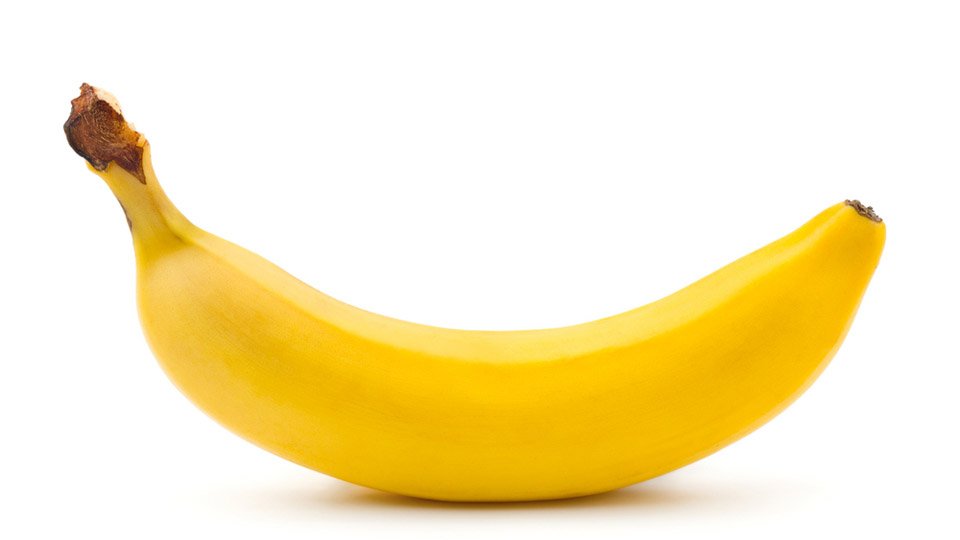
#> input picture examples/banana_example.jpg, 960 x 540 px
$ jupyter execute 02-filtracion.ipynb   (older library calls are emulated)
#> lines starting #> are read from the running program, lines starting #| are printed output that depends on the picture
# Trabajo Final Inteligencia Artificial I - año 2018: Visión Artificial
---

# [Dependencias y resultados previos](./01-representacion.ipynb)

## Dependencias

[cell 1]
import numpy as np

from matplotlib import pyplot as plt
plt.rcParams['image.cmap'] = 'gray'

import cv2

from skimage import io, color, img_as_float

[cell 2]
def img2gray(image, mode='sk'):
    if (mode=='sk'):
        gray = color.rgb2gray(image)
    elif (mode=='cv'):
        gray = cv2.cvtColor(image, cv2.COLOR_BGR2GRAY)
    return gray

def normSize(image, size=(tuple((400, 300)))):
    image = cv2.resize(image, size)
    return image

## Resultados previos

[cell 3]
file = './examples/banana_example.jpg'

img = io.imread(file)
#> img is the input picture: shape (540, 960, 3); mean R, G, B 249.8, 235.9, 193.6
img = normSize(img)
#> in normSize, `image = cv2.resize(image, size)`:
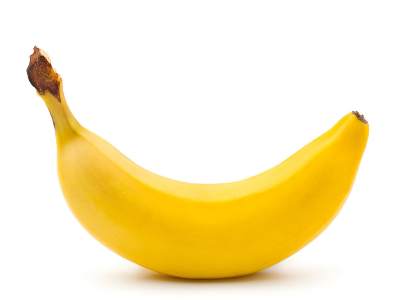
#> image: shape (300, 400, 3); mean of channels 0, 1, 2 249.8, 235.8, 193.6; drawn as R, G, B

banana = img2gray(img)
bananaCV2 = img2gray(img, mode='cv')
#> call 2 of img2gray, with mode = 'cv'
#> in img2gray (call 2), `gray = cv2.cvtColor(image, cv2.COLOR_BGR2GRAY)`:
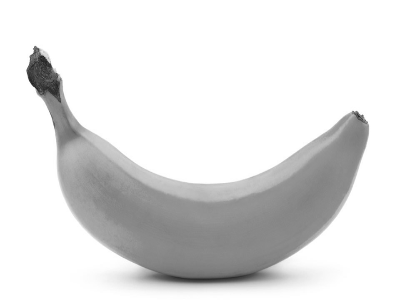
#> gray: shape (300, 400); min 33, max 255, mean 224.8

f, (ax0, ax1) = plt.subplots(1, 2, figsize=(15, 15))
ax0.imshow(img)
ax0.set_title('original')
ax1.imshow(banana)
ax1.set_title('escala de grises')

---

# Filtrado de imagenes
---

El filtrado de las imágenes es importante porque ayudará a quitar el ruido de las fotografías de la base de datos y facilitará la posterior extracción de características de éstas.

## Filtrado de señales de una dimensión

Partiendo de una señal escalón como la que sigue, con ayuda de la función _random_ de _numpy_, se añade ruido.

[cell 4]
step_signal = np.zeros(100)
step_signal[50:] = 1
fig, (ax0, ax1) = plt.subplots(1, 2, figsize=(16, 5))
ax0.plot(step_signal)
ax0.margins(y=0.1)

np.random.seed(0)

noisy_signal = (step_signal + np.random.normal(0, 0.35, step_signal.shape))
ax1.plot(noisy_signal);
ax1.margins(y=0.1)
#> figure, not shown here; panel 1: curve peaks at x = 50, y = 1; panel 2: curve peaks at x = 85, y = 1.66

Para filtrar el ruido de la señal, se utiliza lo que se denomina **kernel**. El kernel es un patrón determinado, por ejemplo en este caso podrías ser el promedio entre el valor de un determinado punto y sus vecinos, que se repite a lo largo de la señal. Esto es por medio de una función de **convolución**, que se aplica entre la señal de entrada y el kernel.

### Filtro Gaussiano

Existe una gran cantidad de kernels posibles. Para éste caso se realiza un **filtro Gaussiano**, que se considera óptimo. Ésto debido a que le da gran peso a los vecinos cercanos al punto, y un menor peso a los lejanos.

El filtro Gaussiano para $\sigma=1$ está dado por:

$$
k_i = \frac{1}{\sqrt{2\pi}}\exp{\left(-\frac{(x_i - x_0)^2}{2}\right)}
$$

[cell 5]
kernel = 1 / np.sqrt(2 * np.pi) * np.exp(-(np.arange(9) - 4)**2 / 2)

print(kernel)

Para aplicar el kernel se utiliza el módulo _convolve_ de la librería _scipy.ndimage_:

[cell 6]
from scipy.ndimage import convolve

El resultado será:

[cell 7]
smooth_signal = convolve(noisy_signal, kernel, mode='reflect')
fig, ax = plt.subplots()
ax.plot(smooth_signal)
#> figure, not shown here; curve peaks at x = 85, y = 1.46

Como puede observarse, la señal es bastante más suave que la original.

### Filtro diferencial

Algo que será útil más adelante es observar las variaciones en la señal. Para ésto, se utiliza un **filtro diferencial**, que se logra utilizando un kernel de la forma:

[cell 8]
kernel_diff = [1, 0, -1]

Su dinámica puede apreciarse más claramente si aplicamos este filtro a la señal escalón sin ruido:

[cell 9]
signal_diff = np.convolve(step_signal, kernel_diff, mode='valid')

fig, ax = plt.subplots()
ax.plot(step_signal, label='signal')
ax.plot(signal_diff, linestyle='dashed', label='signal_diff')
ax.legend(loc='upper left')
ax.margins(y=0.1)
#> figure, not shown here; curve peaks at x = 50, y = 1; curve peaks at x = 48, y = 1

### Señal resultante

Si aplicamos ambos kernels, el del filtro Gaussiano y el filtro diferencial, podemos obtener una señal que nos brinda información de los cambios importantes en la señal con ruido:

[cell 10]
aux = np.convolve(kernel, kernel_diff, mode='full')
result = np.convolve(noisy_signal, aux)

fig, ax = plt.subplots()
ax.plot(result)
ax.hlines([-0.5, 0.5], 0, 100, linewidth=0.5, color='gray');
#> figure, not shown here; curve peaks at x = 55, y = 0.77

Es notable cómo en la señal obtenida, hay un pico en 50 donde se produce el escalón en la señal original.

## Extensión a imágenes (dos dimensiones)

El análisis para imágenes, donde se trabaja con dos dimensiones, es análogo. El kernel en lugar de ser un array, será una matriz.

### Filtro Gaussiano

El filtro Gaussiano es similar que para el caso 1D, se obtiene de la forma:

$$
k_{r, c} = \frac{1}{2\pi \sigma^2} \exp{\left(-\frac{r^2 + c^2}{2\sigma^2}\right)}
$$

Donde $r$ son el número de filas desde el centro y $c$ el número de columnas desde el centro.

Para obtener este filtro se utiliza el módulo de filtros de la librería _skimage_:

[cell 11]
from skimage import filters

Una forma simple de visualizar la forma del kernel es aplicarlo sobre un punto.

[cell 12]
sidelen = 45
sigma = (sidelen - 1) // 2 // 4

spot = np.zeros((sidelen, sidelen), dtype=float)
spot[sidelen // 2, sidelen // 2] = 1

kernel2D = filters.gaussian(spot, sigma=sigma)

f, (ax0, ax1) = plt.subplots(1, 2, figsize=(16, 5))
ax0.imshow(spot)
ax1.imshow(kernel2D/np.max(kernel2D))

Para entender su funcionamiento, a continuación se aplica este filtro a una imagen genérica para observar resultados:

[cell 13]
bright_square = np.zeros((7, 7), dtype=float)
bright_square[2:5, 2:5] = 1

sigma = 1
smooth = filters.gaussian(bright_square, sigma)

f, (ax0, ax1) = plt.subplots(1, 2, figsize=(16, 5))
ax0.imshow(bright_square)
ax0.set_title('original')
ax1.imshow(smooth)
ax1.set_title('filtrado')

Si se aplica este filtro Gaussiano sobre la imagen en escala de grises de la banana, se obtiene el siguiente resultado:

[cell 14]
bs0 = filters.gaussian(banana, sigma=1)
bs1 = filters.gaussian(banana, sigma=5)
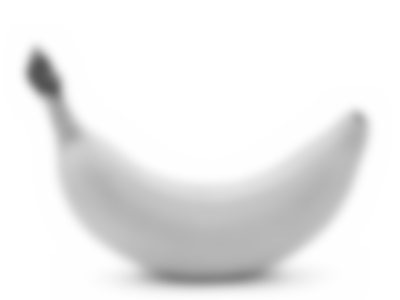
#> bs1: shape (300, 400) float64; min 0.326, max 1, mean 0.925
bs2 = filters.gaussian(banana, sigma=10)

f, (ax0, ax1, ax2) = plt.subplots(1, 3, figsize=(16, 5))
ax0.imshow(bs0)
ax0.set_title('$\sigma=1$')
ax1.imshow(bs1)
ax1.set_title('$\sigma=5$')
ax2.imshow(bs2)
ax2.set_title('$\sigma=10$')

Puede observarse que si $\sigma$ aumenta demasiado, la imagen comienza a hacerse borrosa.

### Filtro diferencial

El filtro diferencial, como se mencionó anteriormente, es de gran utilidad en imagenes, ya que permite la detección de límites entre luz y sombra, es decir, bordes de la imagen.

La diferencia con el caso 1D, es que ahora es necesario aplicar el filtro en dos direcciones: horizontal y vertical, a modo de gradientes. Por lo tanto los dos kernels serán:

[cell 15]
vertical_kernel = np.array([
    [1, 1, 1],
    [0, 0, 0],
    [-1, -1, -1]
])

horizontal_kernel = vertical_kernel.T

Como puede observarse, por lógica, el kernel horizontal es el vertical transpuesto.

Si estos filtros se aplican a la imagen genérica anterior:

[cell 16]
horizontal_gradient = convolve(bright_square.astype(float), horizontal_kernel)
vertical_gradient = convolve(bright_square.astype(float), vertical_kernel)

fig, (ax0, ax1, ax2) = plt.subplots(1, 3, figsize=(16, 5))
ax0.imshow(bright_square)
ax0.set_title('original')
ax1.imshow(horizontal_gradient)
ax1.set_title('kernel horizontal')
ax2.imshow(vertical_gradient)
ax2.set_title('kernel vertical')
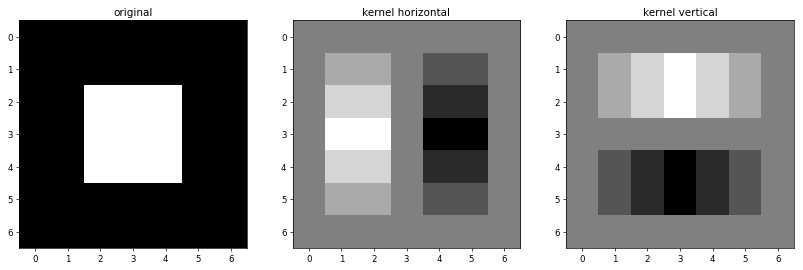
#> figure drawn by matplotlib, 3 panels

Si trigonométricamente se componen las dos direcciones ortogonales, se obtiene lo siguiente:

[cell 17]
gradient = np.sqrt(horizontal_gradient**2 + vertical_gradient**2)
fig, (ax0, ax1) = plt.subplots(1, 2, figsize=(16, 5))
ax0.imshow(bright_square)
ax0.set_title('original')
ax1.imshow(gradient)
ax1.set_title('filtro diferencial, composición')

### Filtro Sobel

Utilizando el filtro de bordes Sobel, que utiliza un kernel (horizontal) como el siguiente:

[cell 18]
kernel_sobel = np.array([
    [1, 0, -1],
    [2, 0, -2],
    [1, 0, -1]
])

Se obtienen resultados similares a los obtenidos para la composición del filtro diferencial en las dos direcciones. Por ejemplo, para la imagen genérica se obtiene lo siguiente:

[cell 19]
square_sobel = filters.sobel(bright_square)
fig, (ax0, ax1) = plt.subplots(1, 2, figsize=(16, 5))
ax0.imshow(bright_square)
ax0.set_title('original')
ax1.imshow(square_sobel)
ax1.set_title('filtrado con sobel')
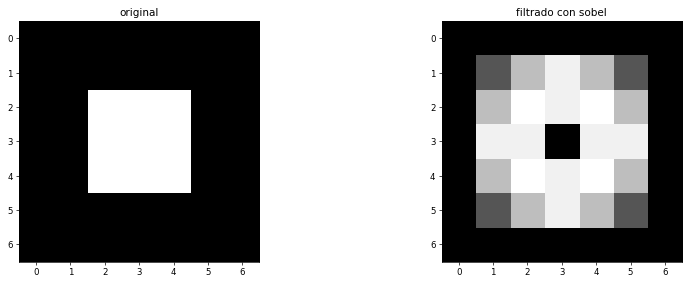
#> figure drawn by matplotlib, 2 panels

Nota: En la librería _OpenCV_ a la composición de los filtros diferenciales ortogonales, o al Sobel en _skimage_, se lo denomina filtro Laplaciano.

### Filtro "Median"

Es otro tipo de filtro que se aplicaría en lugar del filtro Gaussiano. La ventaja según la documentación de _scikit-learn_, es que este filtro conserva mejor los bordes (característica muy importante para este trabajo). A continuación se aplica este filtro para poder comparar resultados luego:

[cell 20]
from skimage.morphology import disk

n0 = disk(radius=1)
n1 = disk(radius=5)
n2 = disk(radius=10)

bm0 = filters.rank.median(bananaCV2, n0)
bm1 = filters.rank.median(bananaCV2, n1)
bm2 = filters.rank.median(bananaCV2, n2)

f, (ax0, ax1, ax2) = plt.subplots(1, 3, figsize=(16, 5))
ax0.imshow(bm0)
ax0.set_title('$r=1$')
ax1.imshow(bm1)
ax1.set_title('$r=5$')
ax2.imshow(bm2)
ax2.set_title('$r=10$')

### Comparaciones

A continuación una comparativa filtrando la imagen original con filtros sobel, Gaussiano y median:

[cell 21]
banana_sobel = filters.sobel(banana)
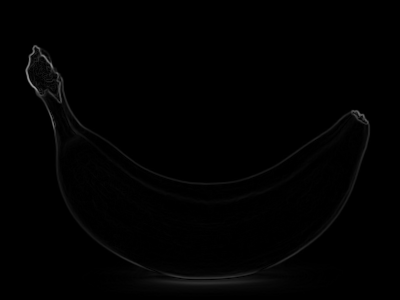
#> banana_sobel: shape (300, 400) float64; min 0, max 0.62, mean 0.00672
banana_gaussobel = filters.sobel(bs0)
banana_medsobel = filters.sobel(bm0)

fig, (ax0, ax1, ax2, ax3) = plt.subplots(1, 4, figsize=(16, 5))
ax0.imshow(banana)
ax0.set_title('original')
ax1.imshow(banana_sobel)
ax1.set_title('filtrado con sobel')
ax2.imshow(banana_gaussobel)
ax2.set_title('filtrado con gaussiano y sobel')
ax3.imshow(banana_medsobel)
ax3.set_title('filtrado con median y sobel')

[cell 22]
bs0 = filters.gaussian(banana, sigma=1)
bs1 = filters.gaussian(banana, sigma=2)
bs2 = filters.gaussian(banana, sigma=5)
bs3 = filters.gaussian(banana, sigma=7)

bsobel0 = filters.sobel(bs0)
bsobel1 = filters.sobel(bs1)
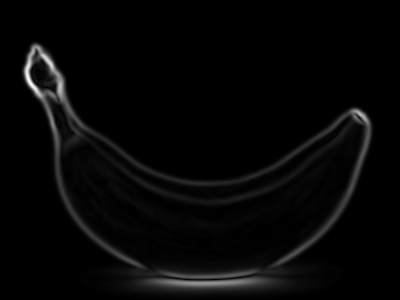
#> bsobel1: shape (300, 400) float64; min 3.93e-17, max 0.206, mean 0.00546; drawn with min black and max white
bsobel2 = filters.sobel(bs2)
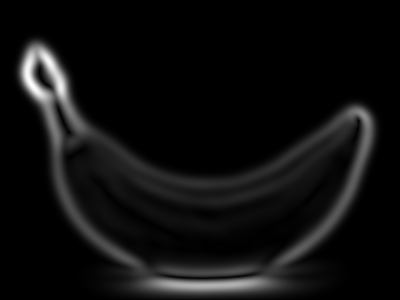
#> bsobel2: shape (300, 400) float64; min 0, max 0.0783, mean 0.00464; drawn with min black and max white
bsobel3 = filters.sobel(bs3)
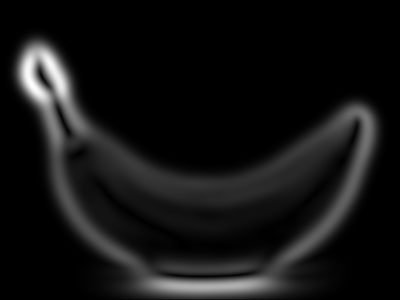
#> bsobel3: shape (300, 400) float64; min 0, max 0.0546, mean 0.00426; drawn with min black and max white

fig, (ax0, ax1, ax2, ax3) = plt.subplots(1, 4, figsize=(16, 5))
ax0.imshow(bsobel0)
ax0.set_title('$\sigma=1$')
ax1.imshow(bsobel1)
ax1.set_title('$\sigma=2$')
ax2.imshow(bsobel2)
ax2.set_title('$\sigma=5$')
ax3.imshow(bsobel3)
ax3.set_title('$\sigma=7$')

Dado los resultados anteriores, se podría estimar que es necesario un $\sigma$ entre 1 y 5 en el filtro Gaussiano para obtener bordes definidos.

A continuación se realiza el mismo análisis pero para filtro "median", con el fin de elegir el más adecuado al problema.

[cell 23]
n0 = disk(radius=1)
n1 = disk(radius=2)
n2 = disk(radius=5)
n3 = disk(radius=10)

bm0 = filters.rank.median(banana, n0)
bm1 = filters.rank.median(banana, n1)
bm2 = filters.rank.median(banana, n2)
bm3 = filters.rank.median(banana, n3)


bsobel0 = filters.sobel(bm0)
bsobel1 = filters.sobel(bm1)
bsobel2 = filters.sobel(bm2)
bsobel3 = filters.sobel(bm3)

fig, (ax0, ax1, ax2, ax3) = plt.subplots(1, 4, figsize=(16, 5))
ax0.imshow(bsobel0)
ax0.set_title('$r=1$')
ax1.imshow(bsobel1)
ax1.set_title('$r=2$')
ax2.imshow(bsobel2)
ax2.set_title('$r=5$')
ax3.imshow(bsobel3)
ax3.set_title('$r=10$')

Como puede observarse, con el filtro "median" no se obtienen mejores resultados que con el filtro Gaussiano. Sin embargo, no se descarta que más adelante sea necesario.

# **Nota importante**

**Por experimentación se puede comprobar que los filtros son sensibles al tamaño de la imagen, por lo tanto es fundamental el resize con cv2 a modo de normalización antes de continuar el análisis**

# Resultados
---

Hasta aquí, no solo se tiene como resultado la imagen original y en escala de grises normalizada en tamaño, sino que también se tiene como herramienta el filtrado, necesario para eliminar ruido y destacar características en la imagen que proveen información del objeto.

[cell 24]
f, (ax0, ax1, ax2) = plt.subplots(1, 3, figsize=(15, 15))

ax0.imshow(banana)
ax0.set_title("original")
ax1.imshow(bs0)
ax1.set_title("filtro gaussiano")
ax2.imshow(-bsobel0)
ax2.set_title("filtros gaussiano+sobel (negativo)")
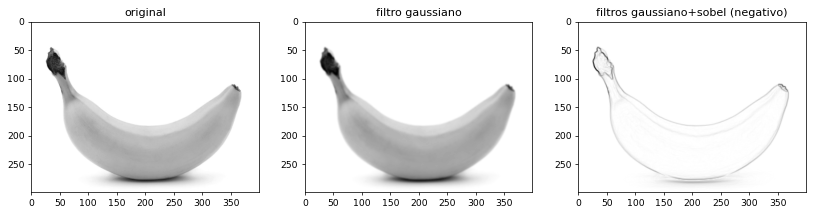
#> figure drawn by matplotlib, 3 panels
